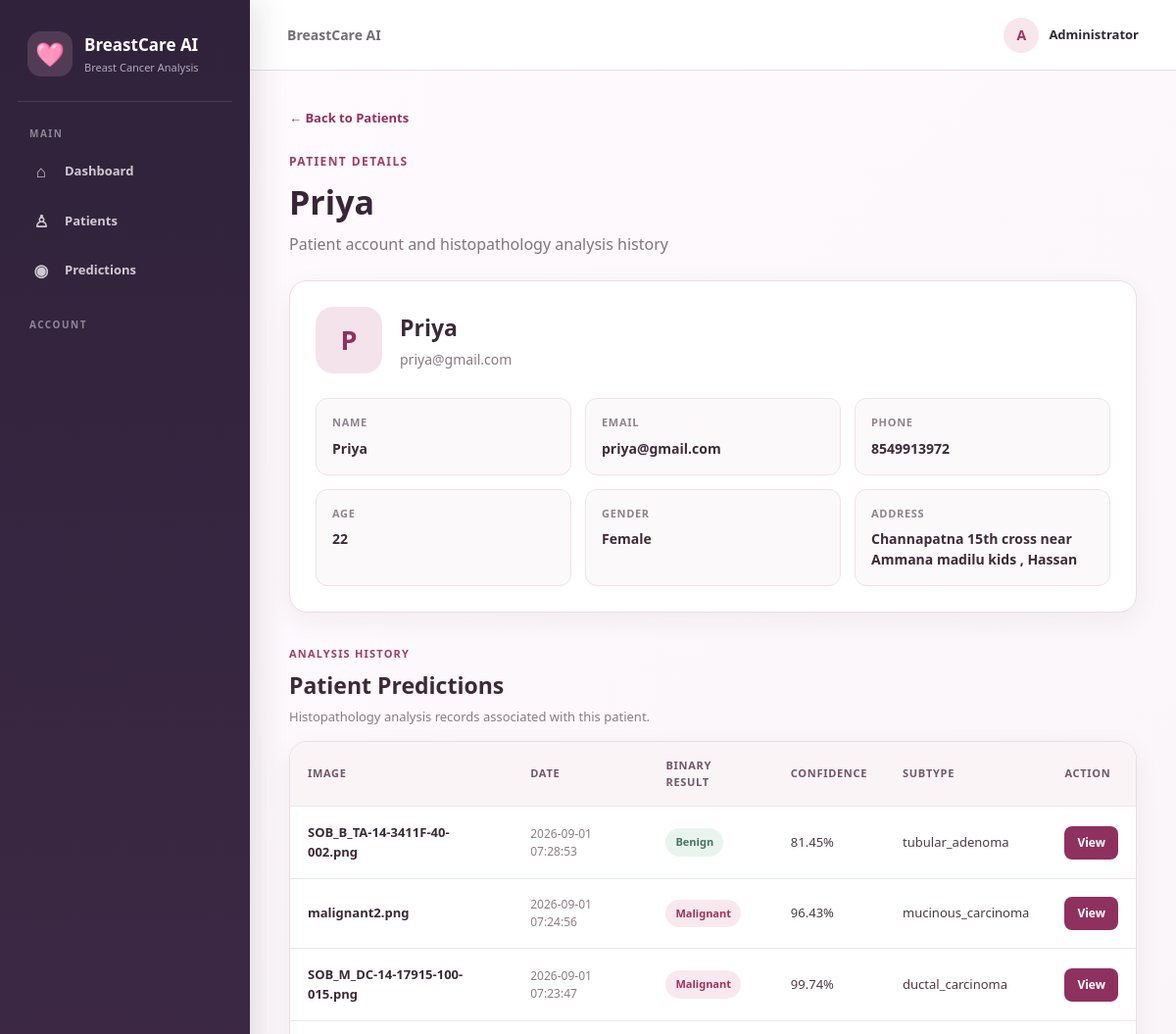
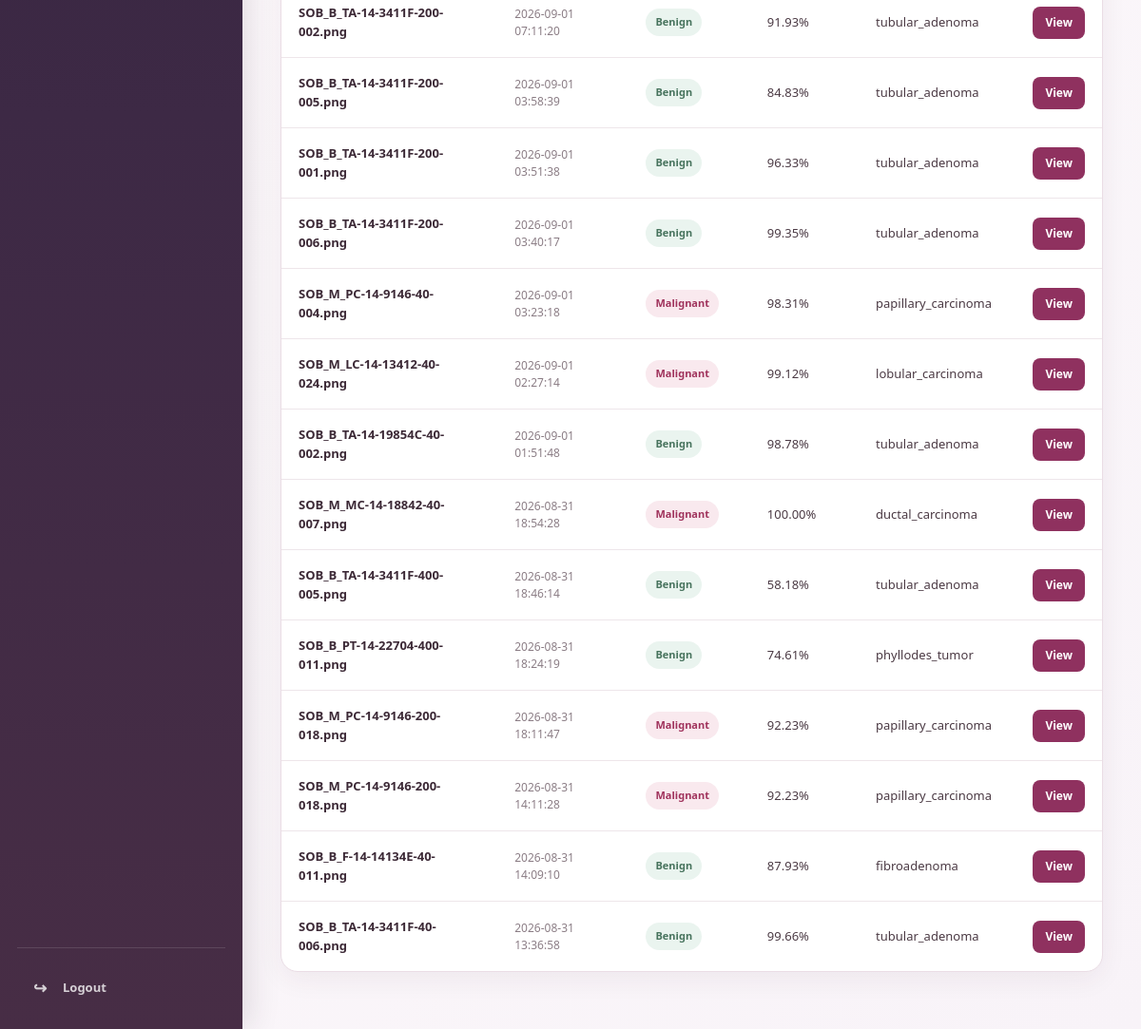
The app's page /admin/patient/1 (signed in) with its own data (2 pictures, top to bottom).
### tables this page shows
CREATE TABLE users (

            id INTEGER PRIMARY KEY AUTOINCREMENT,

            name TEXT NOT NULL,

            email TEXT UNIQUE NOT NULL,

            password_hash TEXT NOT NULL,

            role TEXT NOT NULL DEFAULT 'patient',

            phone TEXT,

            age INTEGER,

            gender TEXT,

            address TEXT,

            profile_completed INTEGER NOT NULL DEFAULT 0,

            created_at TIMESTAMP DEFAULT CURRENT_TIMESTAMP
        );

CREATE TABLE predictions (

            id INTEGER PRIMARY KEY AUTOINCREMENT,

            user_id INTEGER NOT NULL,

            original_filename TEXT,

            image_path TEXT,

            gradcam_path TEXT,

            binary_prediction TEXT,

            binary_confidence REAL,

            subclass_prediction TEXT,

            subclass_confidence REAL,

            subclass_probabilities TEXT,

            created_at TIMESTAMP DEFAULT CURRENT_TIMESTAMP,

            FOREIGN KEY(user_id)
                REFERENCES users(id)
        );

### app.py (the view)
@app.route(
    "/admin/patient/<int:user_id>"
)
def admin_patient_detail(
    user_id
):
    check = admin_required()
    if check:
        return check
    user = get_user_by_id(
        user_id
    )
    if user is None:
        return redirect(
            url_for(
                "admin_patients"
            )
        )
    raw_predictions = get_user_predictions(
        user_id
    )
    predictions = []
    for prediction_data in raw_predictions:
        prepared = prepare_prediction_for_template(
            prediction_data
        )
        if prepared:
            predictions.append(
                prepared
            )
    return render_template(
        "admin/patient_detail.html",
        user=user,
        predictions=predictions
    )

### app.py (called while the page is built)
def admin_required():
    if "user_id" not in session:
        return redirect(url_for("login"))
    if session.get("role") != "admin":
        return redirect(url_for("home"))
    return None

def get_cancer_info(name):
    if not name:
        return None
    key = str(name).strip().lower()
    key = key.replace(" ", "_")
    key = key.replace("-", "_")
    return CANCER_INFORMATION.get(key)

### models.py (called while the page is built)
def get_db():
    connection = sqlite3.connect(
        DATABASE_PATH
    )
    connection.row_factory = sqlite3.Row
    return connection

def get_user_by_id(user_id):
    connection = get_db()
    user = connection.execute(
        """
        SELECT *
        FROM users
        WHERE id = ?
        """,
        (user_id,)
    ).fetchone()
    connection.close()
    return user

def get_user_predictions(user_id):
    connection = get_db()
    predictions = connection.execute(
        """
        SELECT *
        FROM predictions
        WHERE user_id = ?
        ORDER BY created_at DESC
        """,
        (user_id,)
    ).fetchall()
    connection.close()
    return predictions

### templates/admin/patient_detail.html (shortened to what this page needs)
{% extends "base.html" %}
{% block content %}
<div class="patient-page">
    <div class="patient-header">
        <a
            href="{{ url_for('admin_patients') }}"
            class="back-link"
        >
            ← Back to Patients
        </a>
        <small>PATIENT DETAILS</small>
        <h1>
            {{ user["name"] }}
        </h1>
        <p>
            Patient account and histopathology analysis history
        </p>
    </div>
    <div class="patient-card">
        <div class="patient-profile">
            <div class="patient-avatar">
                {{ user["name"][0]|upper }}
            </div>
            <div>
                <div class="patient-name">
                    {{ user["name"] }}
                </div>
                <div class="patient-email">
                    {{ user["email"] }}
                </div>
            </div>
        </div>
        <div class="info-grid">
            <div class="info-item">
                <div class="info-label">
                    Name
                </div>
                <div class="info-value">
                    {{ user["name"] }}
                </div>
            </div>
            <div class="info-item">
                <div class="info-label">
                    Email
                </div>
                <div class="info-value">
                    {{ user["email"] }}
                </div>
            </div>
            <div class="info-item">
                <div class="info-label">
                    Phone
                </div>
                <div class="info-value">
                    {{ user["phone"] or "Not provided" if "phone" in user.keys() else "Not provided" }}
                </div>
            </div>
            <div class="info-item">
                <div class="info-label">
                    Age
                </div>
                <div class="info-value">
                    {{ user["age"] or "Not provided" if "age" in user.keys() else "Not provided" }}
                </div>
            </div>
            <div class="info-item">
                <div class="info-label">
                    Gender
                </div>
                <div class="info-value">
                    {{ user["gender"] or "Not provided" if "gender" in user.keys() else "Not provided" }}
                </div>
            </div>
            <div class="info-item">
                <div class="info-label">
                    Address
                </div>
                <div class="info-value">
                    {{ user["address"] or "Not provided" if "address" in user.keys() else "Not provided" }}
                </div>
            </div>
        </div>
    </div>
    <div class="section-header">
        <small>ANALYSIS HISTORY</small>
        <h2>
            Patient Predictions
        </h2>
        <p>
            Histopathology analysis records associated with this patient.
        </p>
    </div>
    <div class="predictions-card">
        {% if predictions %}
        <table class="predictions-table">
            <thead>
                <tr>
                    <th>Image</th>
                    <th>Date</th>
                    <th>Binary Result</th>
                    <th>Confidence</th>
                    <th>Subtype</th>
                    <th>Action</th>
                </tr>
            </thead>
            <tbody>
            {% for prediction in predictions %}
                <tr>
                    <td>
                        <div class="filename">
                            {{ prediction["original_filename"] }}
                        </div>
                    </td>
                    <td>
                        <div class="date">
                            {% if prediction["created_at"] %}
                                {{ prediction["created_at"] }}
                            {% else %}
                                —
                            {% endif %}
                        </div>
                    </td>
                    <td>
                        {% if prediction["binary_prediction"]|lower == "malignant" %}
                            <span class="badge badge-malignant">
                                Malignant
                            </span>
                        {% else %}
                            <span class="badge badge-benign">
                                Benign
                            </span>
                        {% endif %}
                    </td>
                    <td>
                        {{ "%.2f"|format(
                            prediction["binary_confidence"]|float
                            if prediction["binary_confidence"]|float > 1
                            else prediction["binary_confidence"]|float * 100
                        ) }}%
                    </td>
                    <td>
                        {{ prediction["subclass_prediction"] or "—" }}
                    </td>
                    <td>
                        <a
                            href="{{ url_for(
                                'admin_prediction_detail',
                                prediction_id=prediction['id']
                            ) }}"
                            class="view-button"
                        >
                            View
                        </a>
                    </td>
                </tr>
            {% endfor %}
            </tbody>
        </table>
        {% endif %}
    </div>
</div>
{% endblock %}

### static/css/style.css (style rules this page uses)
:root { --pink-dark: #9f315d; --pink: #b83f6d; --pink-light: #f8e6ed; --pink-soft: #fdf4f7; --purple-dark: #30223b; --purple: #4b3150; --text: #302936; --muted: #756d76; --white: #ffffff; --border: #eadde4; --background: #fbf7f9; --success: #238653; --danger: #b33b55; --sidebar-width: 255px; }
* { box-sizing: border-box; margin: 0; padding: 0; }
html { scroll-behavior: smooth; }
body { font-family: "Segoe UI", Arial, sans-serif; background: var(--background); color: var(--text); min-height: 100vh; line-height: 1.5; }
a { text-decoration: none; color: inherit; }

### templates/admin/patient_detail.html (style rules this page uses)
.patient-page { max-width: 1250px; margin: 0 auto; padding: 35px 40px 60px; }
.patient-header { margin-bottom: 25px; }
.back-link { color: #8f315f; text-decoration: none; font-size: 13px; font-weight: 700; }
.patient-header small { display: block; margin-top: 25px; color: #a03d68; font-size: 12px; font-weight: 800; letter-spacing: 1.4px; }
.patient-header h1 { margin: 7px 0 5px; color: #382538; font-size: 34px; }
.patient-header p { margin: 0; color: #82747d; }
.patient-card { background: white; border: 1px solid #eadde5; border-radius: 18px; padding: 26px; box-shadow: 0 8px 28px rgba(65,38,54,.06); margin-bottom: 28px; }
.patient-profile { display: flex; align-items: center; gap: 18px; margin-bottom: 25px; }
.patient-avatar { width: 68px; height: 68px; border-radius: 18px; background: #f5e3ec; color: #8f315f; display: flex; align-items: center; justify-content: center; font-size: 27px; font-weight: 800; }
.patient-name { font-size: 23px; font-weight: 800; color: #3d2937; }
.patient-email { margin-top: 4px; color: #887a82; font-size: 14px; }
.info-grid { display: grid; grid-template-columns: repeat(3, 1fr); gap: 14px; }
.info-item { background: #fcf9fb; border: 1px solid #eee3e8; border-radius: 12px; padding: 16px; }
.info-label { color: #91828b; font-size: 11px; text-transform: uppercase; letter-spacing: .7px; font-weight: 700; margin-bottom: 7px; }
.info-value { color: #3e2b38; font-size: 14px; font-weight: 700; }
.section-header { margin-bottom: 15px; }
.section-header small { color: #a03d68; font-weight: 800; font-size: 11px; letter-spacing: 1.2px; }
.section-header h2 { margin: 5px 0; color: #3d2937; font-size: 23px; }
.section-header p { color: #897c83; margin: 0; font-size: 13px; }
.predictions-card { background: white; border: 1px solid #eadde5; border-radius: 18px; overflow: hidden; box-shadow: 0 8px 28px rgba(65,38,54,.06); }
.predictions-table { width: 100%; border-collapse: collapse; }
.predictions-table th { background: #faf4f7; color: #725667; text-align: left; padding: 16px 18px; font-size: 11px; text-transform: uppercase; letter-spacing: .7px; }
.predictions-table td { padding: 17px 18px; border-top: 1px solid #eee6ea; color: #4b3a44; font-size: 13px; vertical-align: middle; }
.filename { font-weight: 700; color: #3c2936; }
.date { color: #8b7d85; font-size: 12px; }
.badge { display: inline-flex; padding: 6px 10px; border-radius: 20px; font-size: 11px; font-weight: 800; }
.badge-benign { background: #eaf4ef; color: #47735d; }
.badge-malignant { background: #f9e9ee; color: #a0335c; }
.view-button { display: inline-flex; padding: 8px 13px; border-radius: 8px; background: #8f315f; color: white; text-decoration: none; font-size: 12px; font-weight: 700; }

### records on screen
users: name "Priya", name "P", email "priya@gmail.com", phone "8549913972", age "22", gender "Female", address "Channapatna 15th cross near Ammana madilu kids , Hassan"
predictions: original_filename "SOB_B_TA-14-3411F-40-002.png", created_at "2026-09-01 07:28:53", binary_prediction "Benign", binary_confidence "81.45", subclass_prediction "tubular_adenoma"
predictions: original_filename "malignant2.png", created_at "2026-09-01 07:24:56", binary_prediction "Malignant", binary_confidence "96.43", subclass_prediction "mucinous_carcinoma"
predictions: original_filename "SOB_M_DC-14-17915-100-015.png", created_at "2026-09-01 07:23:47", binary_prediction "Malignant", binary_confidence "99.74", subclass_prediction "ductal_carcinoma"
predictions: original_filename "SOB_B_TA-14-3411F-200-002.png", created_at "2026-09-01 07:11:20", binary_prediction "Benign", binary_confidence "91.93", subclass_prediction "tubular_adenoma"
predictions: original_filename "SOB_B_TA-14-3411F-200-005.png", created_at "2026-09-01 03:58:39", binary_prediction "Benign", binary_confidence "84.83", subclass_prediction "tubular_adenoma"
predictions: original_filename "SOB_B_TA-14-3411F-200-001.png", created_at "2026-09-01 03:51:38", binary_prediction "Benign", binary_confidence "96.33", subclass_prediction "tubular_adenoma"
predictions: original_filename "SOB_B_TA-14-3411F-200-006.png", created_at "2026-09-01 03:40:17", binary_prediction "Benign", binary_confidence "99.35", subclass_prediction "tubular_adenoma"
predictions: original_filename "SOB_M_PC-14-9146-40-004.png", created_at "2026-09-01 03:23:18", binary_prediction "Malignant", binary_confidence "98.31", subclass_prediction "papillary_carcinoma"
predictions: original_filename "SOB_M_LC-14-13412-40-024.png", created_at "2026-09-01 02:27:14", binary_prediction "Malignant", binary_confidence "99.12", subclass_prediction "lobular_carcinoma"
predictions: original_filename "SOB_B_TA-14-19854C-40-002.png", created_at "2026-09-01 01:51:48", binary_prediction "Benign", binary_confidence "98.78", subclass_prediction "tubular_adenoma"
predictions: original_filename "SOB_M_MC-14-18842-40-007.png", created_at "2026-08-31 18:54:28", binary_prediction "Malignant", binary_confidence "100.00", subclass_prediction "ductal_carcinoma"
predictions: original_filename "SOB_B_TA-14-3411F-400-005.png", created_at "2026-08-31 18:46:14", binary_prediction "Benign", binary_confidence "58.18", subclass_prediction "tubular_adenoma"
predictions: original_filename "SOB_B_PT-14-22704-400-011.png", created_at "2026-08-31 18:24:19", binary_prediction "Benign", binary_confidence "74.61", subclass_prediction "phyllodes_tumor"
predictions: original_filename "SOB_M_PC-14-9146-200-018.png", created_at "2026-08-31 18:11:47", binary_prediction "Malignant", binary_confidence "92.23", subclass_prediction "papillary_carcinoma"
predictions: original_filename "SOB_M_PC-14-9146-200-018.png", created_at "2026-08-31 14:11:28", binary_prediction "Malignant", binary_confidence "92.23", subclass_prediction "papillary_carcinoma"
predictions: original_filename "SOB_B_F-14-14134E-40-011.png", created_at "2026-08-31 14:09:10", binary_prediction "Benign", binary_confidence "87.93", subclass_prediction "fibroadenoma"
predictions: original_filename "SOB_B_TA-14-3411F-40-006.png", created_at "2026-08-31 13:36:58", binary_prediction "Benign", binary_confidence "99.66", subclass_prediction "tubular_adenoma"

### other values on screen
{{ session.get("name", "U")[0]|upper }} "A"
{{ session.get("name", "User") }} "Administrator"
